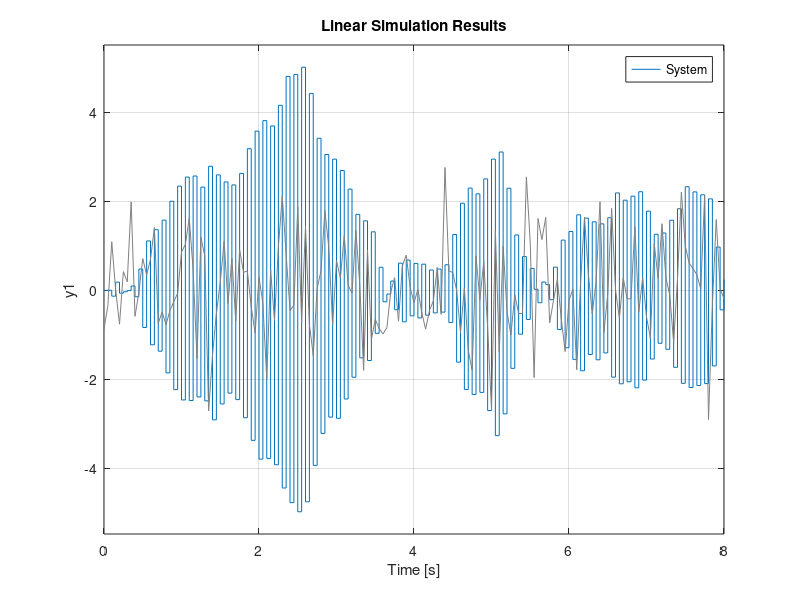

Write MATLAB code to recreate this figure. (Note: this script raises an error after producing the figure.)
%% Prepare workspace
close;
clear;
clc;


%% Constructing a State-Space Model of the DC Motor
% Enter the values to specify the DC motor
R= 0.4;     % Ohms
L= 0.5;     % Henrys
Km = .015;  % torque constant
Kb = .015;  % emf constant
Kf = 0.2;   % Nms
J= 0.2;    % kg.m^2

% Given the values of the DC motor, we can create the state-space
% representatnion
A = [-R/L -Kb/L; Km/J -Kf/J];
B = [1/L; 0];
C = [0 1];
D = [0];

ts = 0.05;  % System sample time
sys_dc = ss(A,B,C,D,ts) % Create the discrete system

% Generate a input trajectory
t = 0:ts:8;  
u_d = randn(length(t),1);   % Generate a random one dimensional input
save('DC_motor_input.mat','u_d');
%u_d = load('DC_motor_input.mat').u_d;    % Load predefinded input for testing

%% Plot the system response.
figure()
lsim(sys_dc,u_d,t)
legend('System')
grid on

x0 = [1 2];
y_d = lsim(sys_dc,u_d,t,x0);   % Simulate system response

%% Initialization of DDMPC
n = 2;      % Upper system order
L = 5;     % Prediction horizon
R = 0.1;    % Cost matrix R
Q = 1;      % Cost matix Q

ddmpc= DDMPC(u_d,y_d,Q,R,2,L);

%% Execution of DDMPC
% Initial training values
u = randn(1,1);
x = randn(n,1);

u_traj = [];
y_traj =[];
for i=1:100
    y = C * x + D * u;
    x = A * x + B * u;
    u = ddmpc.step(u,y);
    u_traj = [u_traj; u'];
    y_traj = [y_traj; y'];
end

% Plot training
figure
plot(y_traj)
hold on;
plot(u_traj)
grid on;
legend('Output','Input');